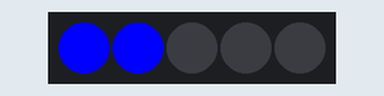
This sketch was run on a simulated Arduino Uno, built with avr-gcc and run on an emulated ATmega328P. Shown: 5 RGB LEDs in strip order, left to right.

Above: at 0.1 s.
At 0.6 s:
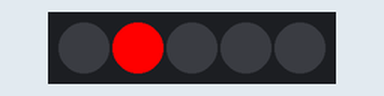
Timing chart, 0 to 130.0 s (numbered marks = the images above):
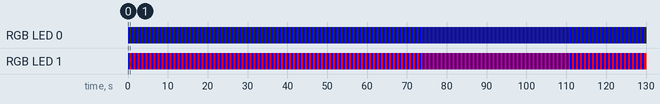

The sketch:

fastpixels_blink.ino
```cpp
#include "FastLED.h"

// How many leds in your strip?
#define NUM_LEDS 5

// For led chips like Neopixels, which have a data line, ground, and power, you just
// need to define DATA_PIN.  For led chipsets that are SPI based (four wires - data, clock,
// ground, and power), like the LPD8806 define both DATA_PIN and CLOCK_PIN
#define DATA_PIN 3
#define CLOCK_PIN 2

// Define the array of leds
CRGB leds[NUM_LEDS];

void setup() {
      // Uncomment/edit one of the following lines for your leds arrangement.
      // FastLED.addLeds<TM1803, DATA_PIN, RGB>(leds, NUM_LEDS);
      // FastLED.addLeds<TM1804, DATA_PIN, RGB>(leds, NUM_LEDS);
      // FastLED.addLeds<TM1809, DATA_PIN, RGB>(leds, NUM_LEDS);
      // FastLED.addLeds<WS2811, DATA_PIN, RGB>(leds, NUM_LEDS);
      // FastLED.addLeds<WS2812, DATA_PIN, RGB>(leds, NUM_LEDS);
      // FastLED.addLeds<WS2812B, DATA_PIN, RGB>(leds, NUM_LEDS);
  	  // FastLED.addLeds<NEOPIXEL, DATA_PIN>(leds, NUM_LEDS);
      // FastLED.addLeds<APA104, DATA_PIN, RGB>(leds, NUM_LEDS);
      // FastLED.addLeds<UCS1903, DATA_PIN, RGB>(leds, NUM_LEDS);
      // FastLED.addLeds<UCS1903B, DATA_PIN, RGB>(leds, NUM_LEDS);
      // FastLED.addLeds<GW6205, DATA_PIN, RGB>(leds, NUM_LEDS);
      // FastLED.addLeds<GW6205_400, DATA_PIN, RGB>(leds, NUM_LEDS);

      // FastLED.addLeds<WS2801, RGB>(leds, NUM_LEDS);
      // FastLED.addLeds<SM16716, RGB>(leds, NUM_LEDS);
      // FastLED.addLeds<LPD8806, RGB>(leds, NUM_LEDS);
      // FastLED.addLeds<P9813, RGB>(leds, NUM_LEDS);
      // FastLED.addLeds<APA102, RGB>(leds, NUM_LEDS);
      // FastLED.addLeds<DOTSTAR, RGB>(leds, NUM_LEDS);

      // FastLED.addLeds<WS2801, DATA_PIN, CLOCK_PIN, RGB>(leds, NUM_LEDS);
      // FastLED.addLeds<SM16716, DATA_PIN, CLOCK_PIN, RGB>(leds, NUM_LEDS);
      // FastLED.addLeds<LPD8806, DATA_PIN, CLOCK_PIN, RGB>(leds, NUM_LEDS);
      // FastLED.addLeds<P9813, DATA_PIN, CLOCK_PIN, RGB>(leds, NUM_LEDS);
       FastLED.addLeds<APA102, DATA_PIN, CLOCK_PIN, BGR>(leds, NUM_LEDS);
      // FastLED.addLeds<DOTSTAR, DATA_PIN, CLOCK_PIN, RGB>(leds, NUM_LEDS);
}

void loop() {
  // Turn the LED on, then pause
  leds[0] = CRGB::Blue;
  leds[1] = CRGB::Blue;
  FastLED.show();
  delay(500);
  // Now turn the LED off, then pause
  leds[0] = CRGB::Black;
  leds[1] = CRGB::Red;
  FastLED.show();
  delay(500);
}
```

Measured:
- by itself, RGB LED 0: alternates RGB(0, 0, 255) for 0.50 s and off for 0.50 s
- by itself, RGB LED 1: alternates RGB(255, 0, 0) for 0.50 s and RGB(0, 0, 255) for 0.50 s
